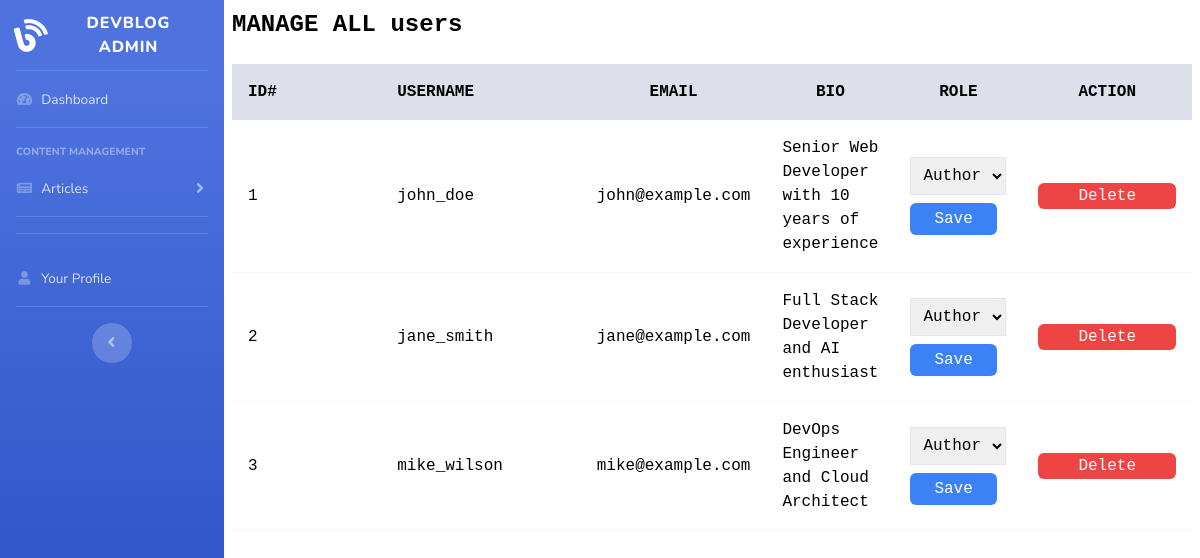
Page /views/users/users.php on the committed database.
### tables this page shows
CREATE TABLE users (
    id BIGINT PRIMARY KEY AUTO_INCREMENT,
    username VARCHAR(20) NOT NULL UNIQUE,
    email VARCHAR(255) NOT NULL UNIQUE,
    password_hash VARCHAR(255) NOT NULL,
    bio TEXT,
    profile_picture_url VARCHAR(255)
);

### classes/models/model.php (called while the page is built, shortened)
<?php
abstract class Model {
    public function select($table, $columns = "*", $where = null, $params = []) {
        $pdo = Database::makeconnection();
        $sql = "SELECT $columns FROM $table";
        $stmt = $pdo->prepare($sql);
        $stmt->execute($params);
        return $stmt->fetchAll(PDO::FETCH_ASSOC);
    }
}

### classes/models/user.php (called while the page is built, shortened)
<?php
class User extends Model{
    private $table = 'users';
    public function getAllUsers() {
        return $this->select($this->table);
    }
}
?>

### views/users/users.php (the view, shortened to what this page needs)
<?php
$pdo = Database::makeConnection();
try {
    $UserModel = new User($pdo);
} catch (Exception $e) {
    echo "Error: " . $e->getMessage();
}
$getAllUsers = $UserModel->getAllUsers();
?>
<!DOCTYPE html>
<html lang="en">
<head>
     <link href="../../admin/vendor/fontawesome-free/css/all.min.css" rel="stylesheet" type="text/css">
    <link href="../../admin/css/sb-admin-2.min.css" rel="stylesheet">
    <script src="https://cdn.tailwindcss.com"></script>
</head>
<body class="flex">
<?php include '../../admin/components/sidebar.php'; ?>
<div class="container p-2 mx-auto sm:p-4 text-black bg-white">
    <h2 class="mb-4 text-2xl font-semibold leading-tight"><tt>MANAGE ALL users<tt></h2>
    <div class="overflow-x-auto">
        <table class="min-w-full text-1xl">
            <colgroup>
                <col style="width: 33%;">
                <col style="width: 33%;">
                <col style="width: 10%;">
            </colgroup>
            <thead class="bg-gray-300">
                <tr class="text-left">
                    <th class="p-3">ID#</th>
                    <th class="p-3">USERNAME</th>
                    <th class="p-3 text-center">EMAIL</th>
                    <th class="p-3 text-center">BIO</th>
                    <th class="p-3 text-center">ROLE</th>
                    <th class="p-3 text-center">ACTION</th>
                </tr>
            </thead>
            <tbody>
            <?php  foreach ($getAllUsers as $user):?>
                <tr class="border-b border-opacity-20 border-gray-300 bg-white">
                    <td class="p-3">
                        <p><?= $user['id'] ?></p>
                    </td>
                    <td class="p-3">
                        <p><?= $user['username'] ?></p>
                    </td>
                    <td class="p-3">
                        <p><?= $user['email'] ?></p>
                    </td>
                    <td class="p-3">
                        <p><?= $user['bio'] ?></p>
                    </td>
                    <td class="p-3">
            <form method="POST" action="users.php">
                <select name="role" class="border p-2">
                    <option value="author" <?= $user['role'] == 'author' ? 'selected' : '' ?>>Author</option>
                </select>
                <button type="submit" name="update_role" class="rounded-md bg-blue-500 text-white px-4 py-1 mt-2">
                    Save
                </button>
            </form>
        </td>
                    <td class="p-3">
                    <span class="rounded-md bg-red-500 text-white px-10 py-1"><a href="?delete_id=<?= $user['id']; ?>" onclick="return confirm('Are you sure you want to delete this User?')">Delete</a>
                    </span>
                    </td>
                </tr>
                <?php  endforeach;?>
            </tbody>
        </table>
    </div>
</div>
</body>
</html>

### rows in the picture
users: id "1", username "john_doe", email "john@example.com", bio "Senior Web Developer with 10 years of experience"
users: id "2", username "jane_smith", email "jane@example.com", bio "Full Stack Developer and AI enthusiast"
users: id "3", username "mike_wilson", email "mike@example.com", bio "DevOps Engineer and Cloud Architect"
